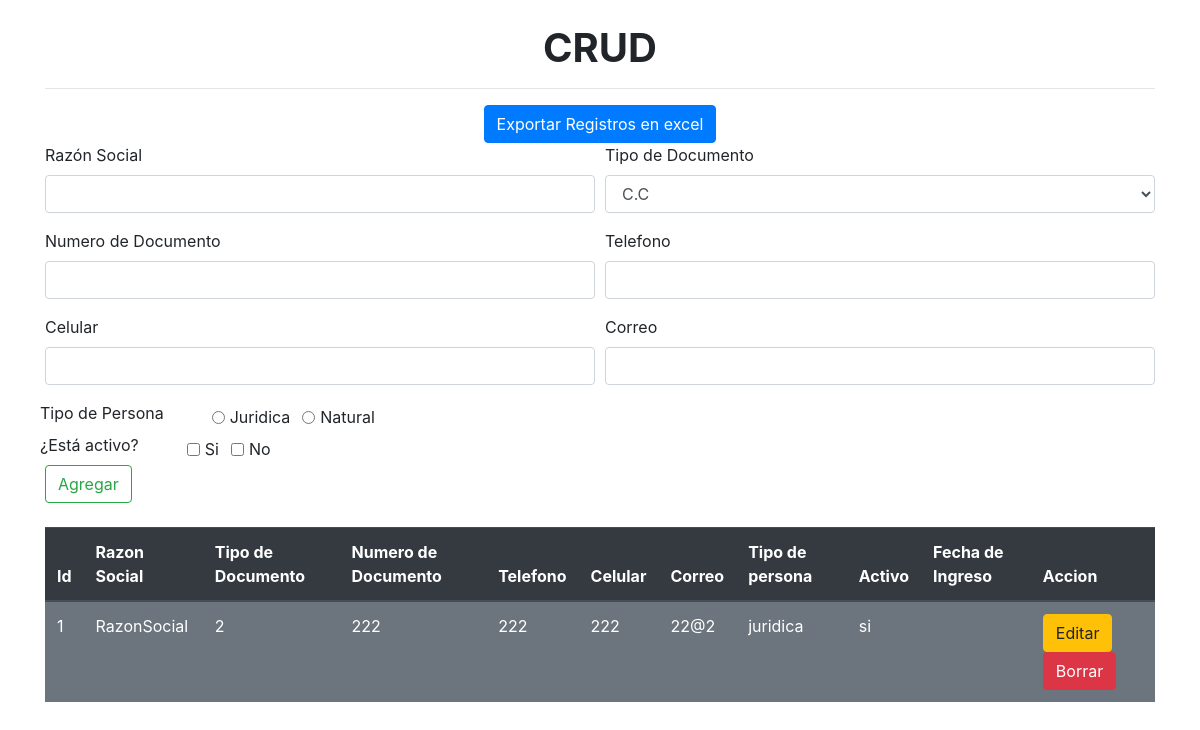
Before: / with the older database file.
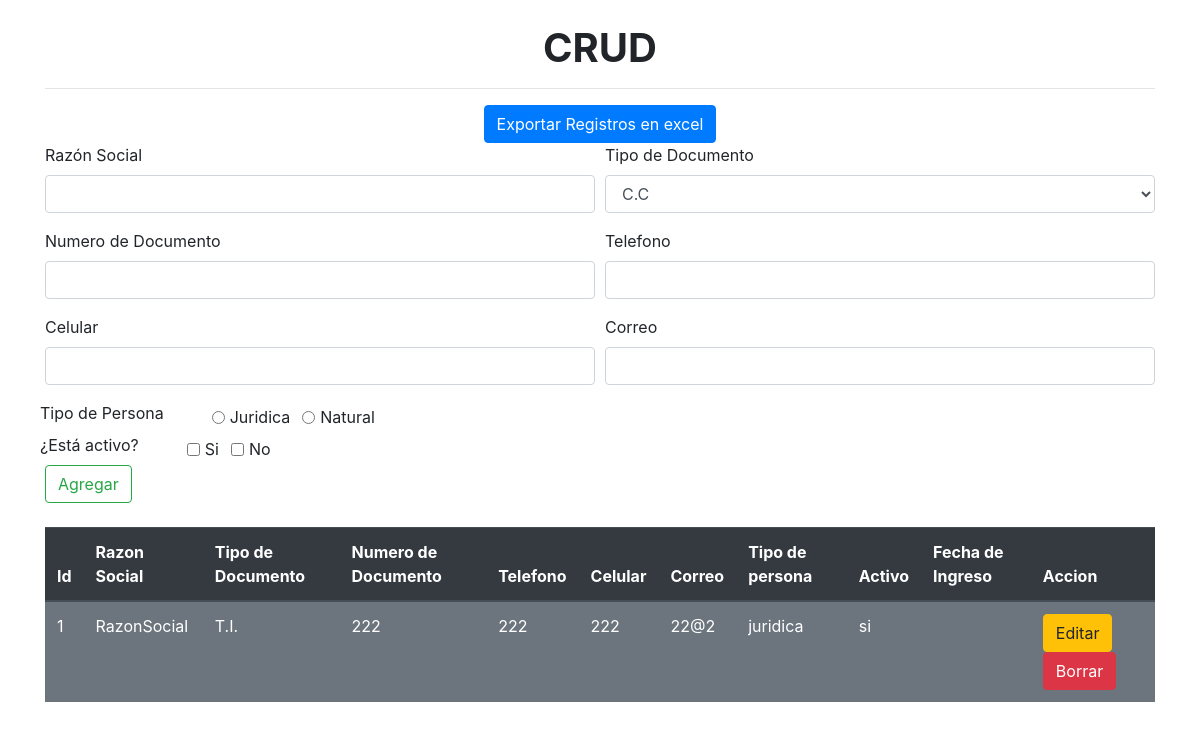
After: the same page with the newer database file.
### tables this page shows
CREATE TABLE Empresa(
    IdEmpresa INT NOT NULL  AUTO_INCREMENT PRIMARY KEY,
    RazonSocial VARCHAR(50),
    IdDocumento VARCHAR(10),
    NDocumento VARCHAR(12),
    Telefono VARCHAR(10),
    Celular VARCHAR(10),
    Correo VARCHAR(50),
    TPersona VARCHAR(10),
    Activo varchar(5),
    FIngreso DATETIME);

### index.php (the view, shortened to what this page needs)
<!DOCTYPE html>
<html lang="en">
<head>
    <link rel="stylesheet" href="bootstrap/css/bootstrap.css">
</head>
<body>
    <div class="container">
        <br>
        <h1 class="text-center font-weight-bold">CRUD</h1>
        <hr>
    </div>
    <div class="container-sm">
<form action="Logica/export.php" method="POST">
<center><button type="submit" class="btn btn-primary" name="exportar" >Exportar Registros en excel</button>
</center>
</form>
        <form action="Logica/insert.php" id="form" method="POST">
            <div class="form-row">
                <div class="form-group col-md-6">
                    <label>Razón Social</label>
                    <input type="text" class="form-control" name="idRazonSocial">
                </div>
                <div class="form-group col-md-6">
                    <label for="inputState">Tipo de Documento</label>
                    <select id="idIdDocumento" name="idIdDocumento" class="form-control">
                        <option selected value="C.C.">C.C</option>
                    </select>
                </div>
            </div>
            <div class="form-row">
                <div class="form-group col-md-6">
                    <label>Numero de Documento</label>
                    <input type="number" class="form-control" name="idNDocumento">
                </div>
                <div class="form-group col-md-6">
                    <label>Telefono</label>
                    <input type="number" class="form-control" name="idTelefono">
                </div>
            </div>
            <div class="form-row">
                <div class="form-group col-md-6">
                    <label>Celular</label>
                    <input type="number" class="form-control" name="idCelular">
                </div>
                <div class="form-group col-md-6">
                    <label>Correo</label>
                    <input type="email" class="form-control" name="idCorreo">
                </div>
            </div>
            <div class="form-row">
                <label class="mr-5">Tipo de Persona</label>
                <div class="form-check form-check-inline">
                    <input class="form-check-input" type="radio" name="idTPersona" id="idTPersona" value="Juridica">
                    <label class="form-check-label" for="inlineRadio1">Juridica</label>
                </div>
                <div class="form-check form-check-inline">
                    <input class="form-check-input" type="radio" name="idTPersona" id="idTPersona" value="Natural">
                    <label class="form-check-label" for="inlineRadio2">Natural</label>
                </div>
            </div>
            <div class="form-row">
                <label class="mr-5">¿Está activo?</label>
                <div class="form-check form-check-inline">
                    <input class="form-check-input" type="checkbox" name="idActivo" id="idActivo" value="si">
                    <label class="form-check-label" for="inlineCheckbox1">Si</label>
                </div>
                <div class="form-check form-check-inline">
                    <input class="form-check-input" type="checkbox" name="idActivo" id="idActivo" value="no">
                    <label class="form-check-label" for="inlineCheckbox2">No</label>
                </div>
            </div>
            <button type="submit" class="btn btn-outline-success" name="btnAgregar">Agregar</button>
        </form>
    </div>
    <br>
    <div class="container-sm">
        <table class="table bg-secondary text-white ">
            <thead class="thead-dark">
                <tr>
                    <th scope="col">Id</th>
                    <th scope="col">Razon Social</th>
                    <th scope="col">Tipo de Documento</th>
                    <th scope="col">Numero de Documento</th>
                    <th scope="col">Telefono</th>
                    <th scope="col">Celular</th>
                    <th scope="col">Correo</th>
                    <th scope="col">Tipo de persona</th>
                    <th scope="col">Activo</th>
                    <th scope="col">Fecha de Ingreso</th>
                    <th scope="col">Accion</th>
                </tr>
            </thead>
            <tbody>
                <?php
                $conexion = conexion();
                $sql = "CALL sp_mostrar_datos";
                $result = mysqli_query($conexion, $sql);
                ?>
                <?php
                while ($ver = mysqli_fetch_row($result)) :
                ?>
                    <tr>
                        <td class="raw"><?php echo $ver[0]; ?></td>
                        <td><?php echo $ver[1]; ?></td>
                        <td><?php echo $ver[2]; ?></td>
                        <td><?php echo $ver[3]; ?></td>
                        <td><?php echo $ver[4]; ?></td>
                        <td><?php echo $ver[5]; ?></td>
                        <td><?php echo $ver[6]; ?></td>
                        <td><?php echo $ver[7]; ?></td>
                        <td><?php echo $ver[8]; ?></td>
                        <td><?php echo $ver[9]; ?></td>
                        <td>
                            <span class="btn btn-raised btn-warning btn-xs" onclick="editDates('<?php echo $ver[0]; ?>')">
                                <span class="fa "></span> Editar
                            </span>
                            <button type="button" class="btn btn-danger" onclick="elegir('<?php echo $ver[0]; ?>')">Borrar</button>
                        </td>
                    </tr>
                <?php
                endwhile;
                ?>
            </tbody>
        </table>
    </div>
</body>
</html>

Changed rows visible on the page:
changed empresa "RazonSocial": IdDocumento "2" → "T.I."
